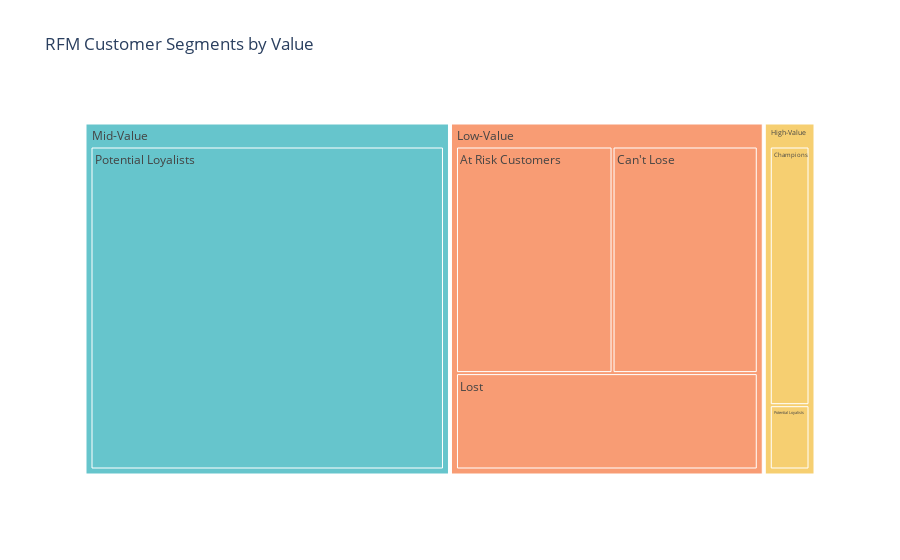

The notebook cell this image was saved under:
### Code cell
segment_product_counts = data.groupby(['Value Segment', 'RFM Customer Segments']).size().reset_index(name='Count')

segment_product_counts = segment_product_counts.sort_values('Count', ascending=False)

fig_treemap_segment_product = px.treemap(segment_product_counts, 
                                         path=['Value Segment', 'RFM Customer Segments'], 
                                         values='Count',
                                         color='Value Segment', color_discrete_sequence=px.colors.qualitative.Pastel,
                                         title='RFM Customer Segments by Value')
fig_treemap_segment_product.show()

### Figure 1 — Plotly figure (JSON) as saved in the notebook; plotly's stock layout.template omitted (floating-point values rounded to 4 significant figures)
{"data": [{"branchvalues": "total", "customdata": [["Mid-Value"], ["High-Value"], ["Low-Value"], ["Mid-Value"], ["High-Value"], ["Mid-Value"], ["High-Value"], ["Low-Value"], ["Low-Value"], ["Mid-Value"], ["Low-Value"], ["High-Value"], ["Low-Value"], ["Mid-Value"], ["High-Value"], ["Low-Value"], ["Mid-Value"], ["High-Value"]], "domain": {"x": [0, 1], "y": [0, 1]}, "hovertemplate": "labels=%{label}<br>Count=%{value}<br>parent=%{parent}<br>id=%{id}<br>Value Segment=%{customdata[0]}<extra></extra>", "ids": ["Mid-Value/Can't Lose", "High-Value/Can't Lose", "Low-Value/Potential Loyalists", "Mid-Value/Potential Loyalists", "High-Value/Potential Loyalists", "Mid-Value/At Risk Customers", "High-Value/At Risk Customers", "Low-Value/Can't Lose", "Low-Value/Champions", "Mid-Value/Champions", "Low-Value/At Risk Customers", "High-Value/Champions", "Low-Value/Lost", "Mid-Value/Lost", "High-Value/Lost", "Low-Value", "Mid-Value", "High-Value"], "labels": ["Can't Lose", "Can't Lose", "Potential Loyalists", "Potential Loyalists", "Potential Loyalists", "At Risk Customers", "At Risk Customers", "Can't Lose", "Champions", "Champions", "At Risk Customers", "Champions", "Lost", "Lost", "Lost", "Low-Value", "Mid-Value", "High-Value"], "marker": {"colors": ["rgb(102, 197, 204)", "rgb(246, 207, 113)", "rgb(248, 156, 116)", "rgb(102, 197, 204)", "rgb(246, 207, 113)", "rgb(102, 197, 204)", "rgb(246, 207, 113)", "rgb(248, 156, 116)", "rgb(248, 156, 116)", "rgb(102, 197, 204)", "rgb(248, 156, 116)", "rgb(246, 207, 113)", "rgb(248, 156, 116)", "rgb(102, 197, 204)", "rgb(246, 207, 113)", "rgb(248, 156, 116)", "rgb(102, 197, 204)", "rgb(246, 207, 113)"]}, "name": "", "parents": ["Mid-Value", "High-Value", "Low-Value", "Mid-Value", "High-Value", "Mid-Value", "High-Value", "Low-Value", "Low-Value", "Mid-Value", "Low-Value", "High-Value", "Low-Value", "Mid-Value", "High-Value", "", "", ""], "type": "treemap", "values": [0, 0, 0, 203400, 5733, 0, 0, 58957, 0, 0, 63561, 23055, 52123, 0, 0, 174641, 203400, 28788]}], "layout": {"legend": {"tracegroupgap": 0}, "title": {"text": "RFM Customer Segments by Value"}, "treemapcolorway": ["rgb(102, 197, 204)", "rgb(246, 207, 113)", "rgb(248, 156, 116)", "rgb(220, 176, 242)", "rgb(135, 197, 95)", "rgb(158, 185, 243)", "rgb(254, 136, 177)", "rgb(201, 219, 116)", "rgb(139, 224, 164)", "rgb(180, 151, 231)", "rgb(179, 179, 179)"]}}
